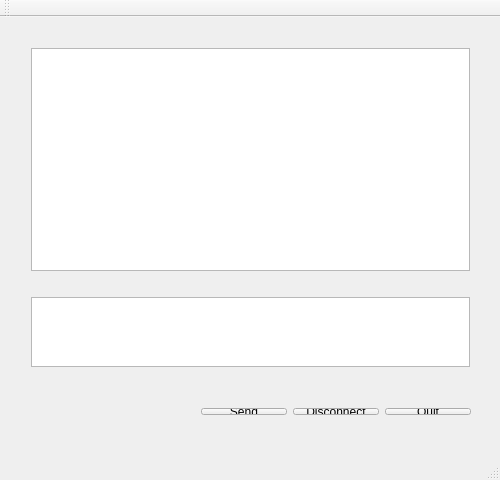
<?xml version="1.0" encoding="UTF-8"?>
<ui version="4.0">
 <class>Client</class>
 <widget class="QMainWindow" name="Client">
  <property name="geometry">
   <rect>
    <x>0</x>
    <y>0</y>
    <width>500</width>
    <height>480</height>
   </rect>
  </property>
  <property name="sizePolicy">
   <sizepolicy hsizetype="Fixed" vsizetype="Fixed">
    <horstretch>0</horstretch>
    <verstretch>0</verstretch>
   </sizepolicy>
  </property>
  <property name="minimumSize">
   <size>
    <width>500</width>
    <height>480</height>
   </size>
  </property>
  <property name="maximumSize">
   <size>
    <width>500</width>
    <height>480</height>
   </size>
  </property>
  <property name="windowTitle">
   <string>Client</string>
  </property>
  <widget class="QWidget" name="centralWidget">
   <widget class="QWidget" name="">
    <property name="geometry">
     <rect>
      <x>20</x>
      <y>20</y>
      <width>461</width>
      <height>341</height>
     </rect>
    </property>
    <layout class="QVBoxLayout" name="verticalLayout">
     <item>
      <widget class="QTextEdit" name="HistoryEdit">
       <property name="sizePolicy">
        <sizepolicy hsizetype="Fixed" vsizetype="Fixed">
         <horstretch>0</horstretch>
         <verstretch>0</verstretch>
        </sizepolicy>
       </property>
       <property name="maximumSize">
        <size>
         <width>460</width>
         <height>275</height>
        </size>
       </property>
       <property name="readOnly">
        <bool>true</bool>
       </property>
      </widget>
     </item>
     <item>
      <spacer name="verticalSpacer">
       <property name="orientation">
        <enum>Qt::Vertical</enum>
       </property>
       <property name="sizeType">
        <enum>QSizePolicy::Fixed</enum>
       </property>
       <property name="sizeHint" stdset="0">
        <size>
         <width>20</width>
         <height>20</height>
        </size>
       </property>
      </spacer>
     </item>
     <item>
      <widget class="QTextEdit" name="MessageEdit">
       <property name="sizePolicy">
        <sizepolicy hsizetype="Fixed" vsizetype="Fixed">
         <horstretch>0</horstretch>
         <verstretch>0</verstretch>
        </sizepolicy>
       </property>
       <property name="maximumSize">
        <size>
         <width>460</width>
         <height>70</height>
        </size>
       </property>
      </widget>
     </item>
    </layout>
   </widget>
   <widget class="QWidget" name="">
    <property name="geometry">
     <rect>
      <x>190</x>
      <y>380</y>
      <width>292</width>
      <height>29</height>
     </rect>
    </property>
    <layout class="QHBoxLayout" name="horizontalLayout">
     <item>
      <widget class="QPushButton" name="SendButton">
       <property name="text">
        <string>Send</string>
       </property>
      </widget>
     </item>
     <item>
      <widget class="QPushButton" name="DissconButton">
       <property name="text">
        <string>Disconnect</string>
       </property>
      </widget>
     </item>
     <item>
      <widget class="QPushButton" name="QuitButton">
       <property name="text">
        <string>Quit</string>
       </property>
      </widget>
     </item>
    </layout>
   </widget>
  </widget>
  <widget class="QMenuBar" name="menuBar">
   <property name="geometry">
    <rect>
     <x>0</x>
     <y>0</y>
     <width>500</width>
     <height>25</height>
    </rect>
   </property>
  </widget>
  <widget class="QToolBar" name="mainToolBar">
   <attribute name="toolBarArea">
    <enum>TopToolBarArea</enum>
   </attribute>
   <attribute name="toolBarBreak">
    <bool>false</bool>
   </attribute>
  </widget>
  <widget class="QStatusBar" name="statusBar"/>
 </widget>
 <layoutdefault spacing="6" margin="11"/>
 <resources/>
 <connections/>
</ui>
